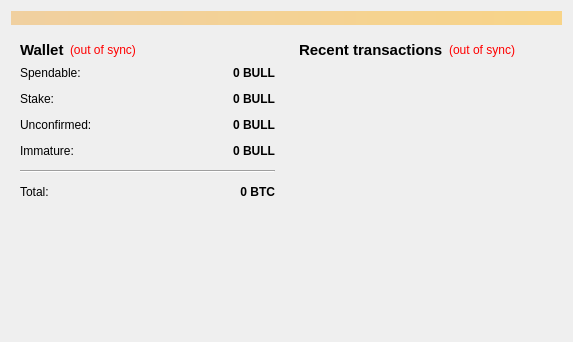
<?xml version="1.0" encoding="UTF-8"?>
<ui version="4.0">
 <class>OverviewPage</class>
 <widget class="QWidget" name="OverviewPage">
  <property name="geometry">
   <rect>
    <x>0</x>
    <y>0</y>
    <width>573</width>
    <height>342</height>
   </rect>
  </property>
  <property name="windowTitle">
   <string>Form</string>
  </property>
  <layout class="QVBoxLayout" name="topLayout">
   <item>
    <widget class="QLabel" name="labelAlerts">
     <property name="visible">
      <bool>false</bool>
     </property>
     <property name="styleSheet">
      <string notr="true">background-color: qlineargradient(x1: 0, y1: 0, x2: 1, y2: 0, stop:0 #F0D0A0, stop:1 #F8D488);  color:#000000
</string>
     </property>
     <property name="wordWrap">
      <bool>true</bool>
     </property>
     <property name="margin">
      <number>3</number>
     </property>
    </widget>
   </item>
   <item>
    <layout class="QHBoxLayout" name="horizontalLayout" stretch="1,1">
     <item>
      <layout class="QVBoxLayout" name="verticalLayout_2">
       <item>
        <widget class="QWidget" name="widget" native="true">
         <layout class="QVBoxLayout" name="verticalLayout_4">
          <item>
           <layout class="QHBoxLayout" name="horizontalLayout_4">
            <item>
             <widget class="QLabel" name="label_5">
              <property name="font">
               <font>
                <pointsize>11</pointsize>
                <weight>75</weight>
                <bold>true</bold>
               </font>
              </property>
              <property name="text">
               <string>Wallet</string>
              </property>
             </widget>
            </item>
            <item>
             <widget class="QLabel" name="labelWalletStatus">
              <property name="toolTip">
               <string>The displayed information may be out of date. Your wallet automatically synchronizes with the Bullcoin network after a connection is established, but this process has not completed yet.</string>
              </property>
              <property name="styleSheet">
               <string notr="true">QLabel { color: red; }</string>
              </property>
              <property name="text">
               <string notr="true">(out of sync)</string>
              </property>
              <property name="alignment">
               <set>Qt::AlignLeading|Qt::AlignLeft|Qt::AlignVCenter</set>
              </property>
             </widget>
            </item>
            <item>
             <spacer name="horizontalSpacer_2">
              <property name="orientation">
               <enum>Qt::Horizontal</enum>
              </property>
              <property name="sizeHint" stdset="0">
               <size>
                <width>40</width>
                <height>20</height>
               </size>
              </property>
             </spacer>
            </item>
           </layout>
          </item>
          <item>
           <layout class="QFormLayout" name="formLayout_2">
            <property name="fieldGrowthPolicy">
             <enum>QFormLayout::AllNonFixedFieldsGrow</enum>
            </property>
            <property name="horizontalSpacing">
             <number>12</number>
            </property>
            <property name="verticalSpacing">
             <number>12</number>
            </property>
            <item row="0" column="0">
             <widget class="QLabel" name="label">
              <property name="text">
               <string>Spendable:</string>
              </property>
             </widget>
            </item>
            <item row="0" column="1">
             <widget class="QLabel" name="labelBalance">
              <property name="font">
               <font>
                <weight>75</weight>
                <bold>true</bold>
               </font>
              </property>
              <property name="cursor">
               <cursorShape>IBeamCursor</cursorShape>
              </property>
              <property name="toolTip">
               <string>Your current spendable balance</string>
              </property>
              <property name="text">
               <string notr="true">0 BULL</string>
              </property>
              <property name="alignment">
               <set>Qt::AlignRight|Qt::AlignTrailing|Qt::AlignVCenter</set>
              </property>
              <property name="textInteractionFlags">
               <set>Qt::LinksAccessibleByMouse|Qt::TextSelectableByKeyboard|Qt::TextSelectableByMouse</set>
              </property>
             </widget>
            </item>
            <item row="1" column="0">
             <widget class="QLabel" name="label_6">
              <property name="text">
               <string>Stake:</string>
              </property>
             </widget>
            </item>
            <item row="1" column="1">
             <widget class="QLabel" name="labelStake">
              <property name="font">
               <font>
                <weight>75</weight>
                <bold>true</bold>
               </font>
              </property>
              <property name="cursor">
               <cursorShape>IBeamCursor</cursorShape>
              </property>
              <property name="toolTip">
               <string>Total of coins that was staked, and do not yet count toward the current balance</string>
              </property>
              <property name="text">
               <string notr="true">0 BULL</string>
              </property>
              <property name="alignment">
               <set>Qt::AlignRight|Qt::AlignTrailing|Qt::AlignVCenter</set>
              </property>
              <property name="textInteractionFlags">
               <set>Qt::LinksAccessibleByMouse|Qt::TextSelectableByKeyboard|Qt::TextSelectableByMouse</set>
              </property>
             </widget>
            </item>
            <item row="2" column="0">
             <widget class="QLabel" name="label_3">
              <property name="text">
               <string>Unconfirmed:</string>
              </property>
             </widget>
            </item>
            <item row="2" column="1">
             <widget class="QLabel" name="labelUnconfirmed">
              <property name="font">
               <font>
                <weight>75</weight>
                <bold>true</bold>
               </font>
              </property>
              <property name="cursor">
               <cursorShape>IBeamCursor</cursorShape>
              </property>
              <property name="toolTip">
               <string>Total of transactions that have yet to be confirmed, and do not yet count toward the current balance</string>
              </property>
              <property name="text">
               <string notr="true">0 BULL</string>
              </property>
              <property name="alignment">
               <set>Qt::AlignRight|Qt::AlignTrailing|Qt::AlignVCenter</set>
              </property>
              <property name="textInteractionFlags">
               <set>Qt::LinksAccessibleByMouse|Qt::TextSelectableByKeyboard|Qt::TextSelectableByMouse</set>
              </property>
             </widget>
            </item>
            <item row="3" column="0">
             <widget class="QLabel" name="labelImmatureText">
              <property name="text">
               <string>Immature:</string>
              </property>
             </widget>
            </item>
            <item row="3" column="1">
             <widget class="QLabel" name="labelImmature">
              <property name="font">
               <font>
                <weight>75</weight>
                <bold>true</bold>
               </font>
              </property>
              <property name="toolTip">
               <string>Mined balance that has not yet matured</string>
              </property>
              <property name="text">
               <string notr="true">0 BULL</string>
              </property>
              <property name="alignment">
               <set>Qt::AlignRight|Qt::AlignTrailing|Qt::AlignVCenter</set>
              </property>
              <property name="textInteractionFlags">
               <set>Qt::LinksAccessibleByMouse|Qt::TextSelectableByKeyboard|Qt::TextSelectableByMouse</set>
              </property>
             </widget>
            </item>
            <item row="4" column="0" colspan="2">
             <widget class="Line" name="line">
              <property name="orientation">
               <enum>Qt::Horizontal</enum>
              </property>
             </widget>
            </item>
            <item row="5" column="0">
             <widget class="QLabel" name="labelTotalText">
              <property name="text">
               <string>Total:</string>
              </property>
             </widget>
            </item>
            <item row="5" column="1">
             <widget class="QLabel" name="labelTotal">
              <property name="font">
               <font>
                <weight>75</weight>
                <bold>true</bold>
               </font>
              </property>
              <property name="cursor">
               <cursorShape>IBeamCursor</cursorShape>
              </property>
              <property name="toolTip">
               <string>Your current total balance</string>
              </property>
              <property name="text">
               <string notr="true">0 BTC</string>
              </property>
              <property name="alignment">
               <set>Qt::AlignRight|Qt::AlignTrailing|Qt::AlignVCenter</set>
              </property>
              <property name="textInteractionFlags">
               <set>Qt::LinksAccessibleByMouse|Qt::TextSelectableByKeyboard|Qt::TextSelectableByMouse</set>
              </property>
             </widget>
            </item>
           </layout>
          </item>
         </layout>
        </widget>
       </item>
       <item>
        <spacer name="verticalSpacer">
         <property name="orientation">
          <enum>Qt::Vertical</enum>
         </property>
         <property name="sizeHint" stdset="0">
          <size>
           <width>20</width>
           <height>40</height>
          </size>
         </property>
        </spacer>
       </item>
      </layout>
     </item>
     <item>
      <layout class="QVBoxLayout" name="verticalLayout_3">
       <item>
        <widget class="QWidget" name="widget_2" native="true">
         <layout class="QVBoxLayout" name="verticalLayout">
          <item>
           <layout class="QHBoxLayout" name="horizontalLayout_2">
            <item>
             <widget class="QLabel" name="label_4">
              <property name="font">
               <font>
                <pointsize>11</pointsize>
                <weight>75</weight>
                <bold>true</bold>
               </font>
              </property>
              <property name="text">
               <string>&lt;b&gt;Recent transactions&lt;/b&gt;</string>
              </property>
             </widget>
            </item>
            <item>
             <widget class="QLabel" name="labelTransactionsStatus">
              <property name="toolTip">
               <string>The displayed information may be out of date. Your wallet automatically synchronizes with the Bullcoin network after a connection is established, but this process has not completed yet.</string>
              </property>
              <property name="styleSheet">
               <string notr="true">QLabel { color: red; }</string>
              </property>
              <property name="text">
               <string notr="true">(out of sync)</string>
              </property>
              <property name="alignment">
               <set>Qt::AlignRight|Qt::AlignTrailing|Qt::AlignVCenter</set>
              </property>
             </widget>
            </item>
            <item>
             <spacer name="horizontalSpacer">
              <property name="orientation">
               <enum>Qt::Horizontal</enum>
              </property>
              <property name="sizeHint" stdset="0">
               <size>
                <width>40</width>
                <height>20</height>
               </size>
              </property>
             </spacer>
            </item>
           </layout>
          </item>
          <item>
           <widget class="QListView" name="listTransactions">
            <property name="styleSheet">
             <string notr="true">QListView { background: transparent; }</string>
            </property>
            <property name="frameShape">
             <enum>QFrame::NoFrame</enum>
            </property>
            <property name="verticalScrollBarPolicy">
             <enum>Qt::ScrollBarAlwaysOff</enum>
            </property>
            <property name="horizontalScrollBarPolicy">
             <enum>Qt::ScrollBarAlwaysOff</enum>
            </property>
            <property name="selectionMode">
             <enum>QAbstractItemView::NoSelection</enum>
            </property>
           </widget>
          </item>
         </layout>
        </widget>
       </item>
      </layout>
     </item>
    </layout>
   </item>
  </layout>
 </widget>
 <resources/>
 <connections/>
</ui>
